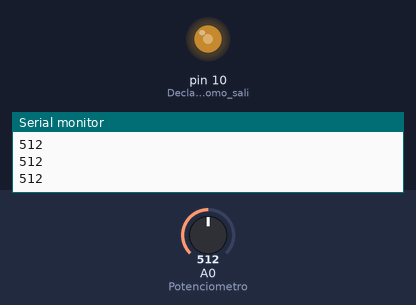
A sketch run on a simulated Arduino Uno, built with avr-gcc and run on an emulated ATmega328P. Parts: output pins drawn as LEDs (lit = HIGH), the last lines printed to the serial monitor. The inputs (shaded band) are chosen by the test bench; at power-on: A0 (Potenciometro) = 512.

Above: at 1.2 s.
1.3 s: A0 (Potenciometro) set to 716
At 2.5 s:
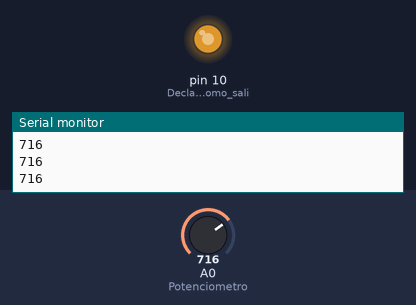
2.8 s: A0 (Potenciometro) set to 900
At 3.8 s:
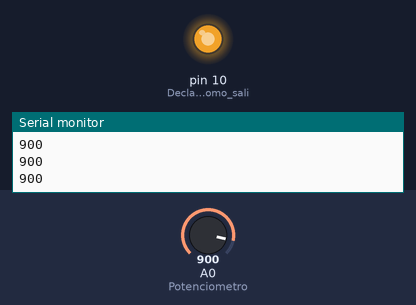
4.3 s: A0 (Potenciometro) set to 122
At 5.1 s:
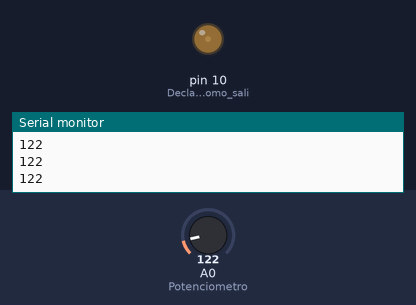
5.8 s: A0 (Potenciometro) set to 0
At 6.4 s:
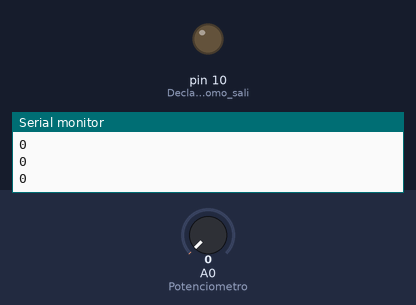
7.3 s: A0 (Potenciometro) set to 511
At 7.7 s:
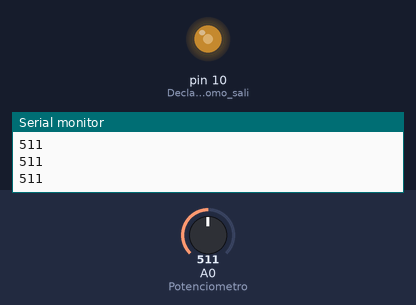
Timing chart, 0 to 9.8 s (numbered marks = the images above; inputs shaded):
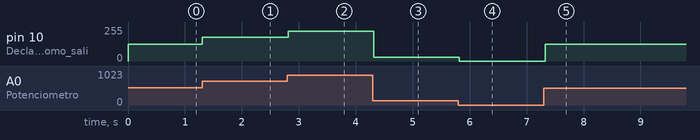

Measured:
- after the input at 1.3 s, pin 10 (Declarar_pin_10_como_sali): 127/255 → 178/255 at once
- after the input at 2.8 s, pin 10 (Declarar_pin_10_como_sali): 178/255 → 224/255 at once
- after the input at 4.3 s, pin 10 (Declarar_pin_10_como_sali): 224/255 → 30/255 at once
- after the input at 5.8 s, pin 10 (Declarar_pin_10_como_sali): 30/255 → 0/255 at once
- after the input at 7.3 s, pin 10 (Declarar_pin_10_como_sali): 0/255 → 127/255 at once

The sketch:

Control_Brillo_led.ino
```cpp
/*
Fundacion Kinal
Centro Educativo Tecnico Kinal
Electronica
Grado: Quinto
Curso: Taller de Electronica Digital
Alumno: Josué David Padilla Morataya
Seccion: A
Carne: 2022074
Proyecto: Control Brillo led
*/

//definicion de pines
#define ld 10
#define Potenciometro A0

//variables
int Luz;
int Vlr;
//Funcion ISR
void led(void);

//
void setup()
{
  Serial.begin(9600);//inicializar la comunicación Serial
  pinMode(10,OUTPUT);//Declarar pin 10 como salida PWM
  pinMode(A0,INPUT);//Declarar pin A0 como Entrada
}

void loop()
{
 led();
}
void led()
{
  Vlr=analogRead(Potenciometro);
  Serial.println(Vlr);
  Luz = map(Vlr, 0 , 1023 , 0 , 255);
  analogWrite(10,Luz);
  delay(100);

}
```
